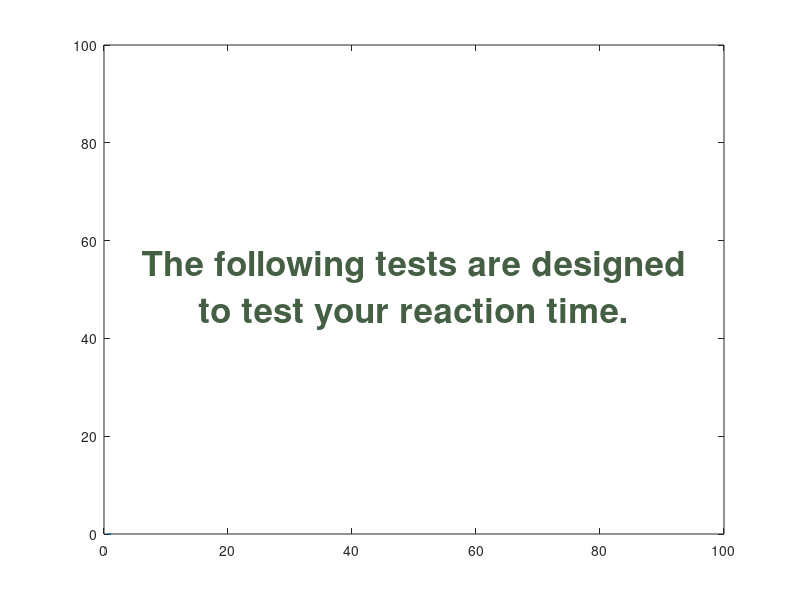

MATLAB code to generate this figure:
function runDescrip()
% function runDescrip()
% Inputs: None
% Outputs: None (creates image descriping the following reaction time
% tests)

plot(0)
color = [rand() rand() rand()];
set(gca,'Color',color)
axis([0 100 0 100])
s = sprintf('The following tests are designed\nto test your reaction time.');
text(50,50,s,'HorizontalAlignment','center','FontSize',25,'FontWeight','bold','Color',1-color);

pause(5);

end